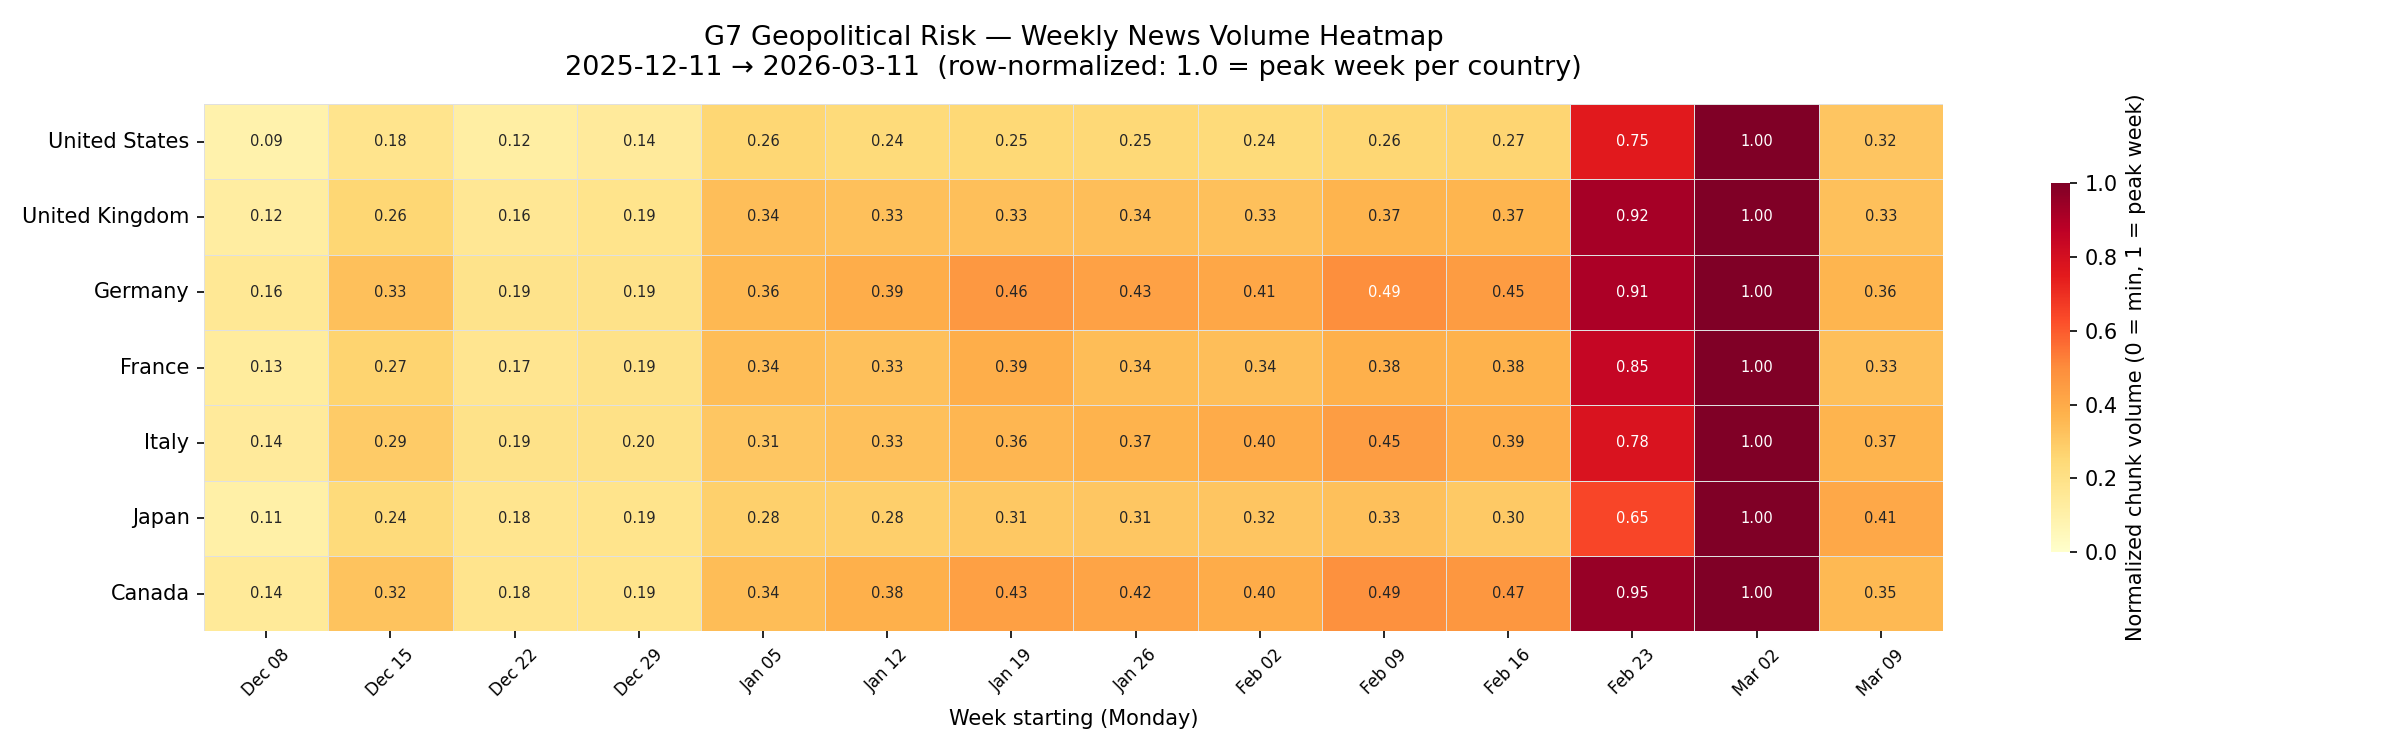

Source code (Python):
# Requirements: pip install requests matplotlib seaborn pandas numpy
"""
G7 Geopolitical Risk Heatmap
-----------------------------
1. Calls the Volume API for each G7 country with a descriptive query over the
   last 90 days (parallel requests).
2. Aggregates daily counts into Monday-anchored weekly buckets.
3. Builds a country × week matrix, normalized row-wise (each country peaks at 1).
4. Renders a seaborn heatmap → geopolitical_heatmap.png
"""

import os
from collections import defaultdict
from concurrent.futures import ThreadPoolExecutor, as_completed
from datetime import date, timedelta, datetime

import matplotlib.pyplot as plt
import numpy as np
import pandas as pd
import requests
import seaborn as sns

API_KEY = os.environ["BIGDATA_API_KEY"]
BASE_URL = "https://api.bigdata.com"
HEADERS = {"X-API-KEY": API_KEY, "Content-Type": "application/json"}

END_DATE = date.today()
START_DATE = END_DATE - timedelta(days=90)
START_TS = f"{START_DATE.isoformat()}T00:00:00Z"
END_TS = f"{END_DATE.isoformat()}T23:59:59Z"

# Descriptive phrases per country — richer queries produce stronger
# semantic matches because embeddings are computed at chunk level.
G7 = {
    "United States": (
        "geopolitical risk United States political tensions military conflict "
        "trade sanctions foreign policy US diplomacy"
    ),
    "United Kingdom": (
        "geopolitical risk United Kingdom political instability foreign policy "
        "UK diplomacy Brexit sanctions military"
    ),
    "Germany": (
        "geopolitical risk Germany political tensions European security "
        "German foreign policy NATO energy sanctions"
    ),
    "France": (
        "geopolitical risk France political instability foreign policy "
        "French military diplomacy NATO European defense"
    ),
    "Italy": (
        "geopolitical risk Italy political crisis European stability "
        "Italian government foreign policy Mediterranean"
    ),
    "Japan": (
        "geopolitical risk Japan regional tensions military security "
        "Japanese foreign policy China Taiwan Strait"
    ),
    "Canada": (
        "geopolitical risk Canada foreign policy North America political tensions "
        "Canadian diplomacy trade sanctions Arctic"
    ),
}


# ── 1. Fetch daily volume for one country query ───────────────────────────────

def fetch_volume(country: str, query_text: str) -> tuple[str, list[dict]]:
    body = {
        "query": {
            "text": query_text,
            "auto_enrich_filters": False,
            "filters": {
                "timestamp": {"start": START_TS, "end": END_TS},
            },
        }
    }
    resp = requests.post(f"{BASE_URL}/v1/search/volume", headers=HEADERS, json=body)
    resp.raise_for_status()
    volume = resp.json().get("results", {}).get("volume", [])
    # Normalise field name: API may return "date" or "day"
    for entry in volume:
        if "day" in entry and "date" not in entry:
            entry["date"] = entry["day"]
    return country, volume


# ── 2. Aggregate daily → weekly (Monday-anchored) ────────────────────────────

def to_weekly(volume: list[dict]) -> dict[date, int]:
    weekly: dict[date, int] = defaultdict(int)
    for entry in volume:
        d = datetime.strptime(entry["date"], "%Y-%m-%d").date()
        week_start = d - timedelta(days=d.weekday())
        weekly[week_start] += entry.get("chunks", 0)
    return dict(sorted(weekly.items()))


# ── 3. Build country × week DataFrame (row-normalized) ───────────────────────

def build_matrix(country_weekly: dict[str, dict[date, int]]) -> pd.DataFrame:
    # Union of all week keys
    all_weeks = sorted(
        {week for weekly in country_weekly.values() for week in weekly}
    )

    rows = {}
    for country, weekly in country_weekly.items():
        row = [weekly.get(w, 0) for w in all_weeks]
        max_val = max(row) if row else 0
        rows[country] = [v / max_val if max_val > 0 else 0.0 for v in row]

    col_labels = [w.strftime("%b %d") for w in all_weeks]
    return pd.DataFrame(rows, index=col_labels).T


# ── 4. Render heatmap ─────────────────────────────────────────────────────────

def plot(df: pd.DataFrame) -> None:
    fig, ax = plt.subplots(figsize=(16, 5))

    sns.heatmap(
        df,
        ax=ax,
        cmap="YlOrRd",
        vmin=0.0,
        vmax=1.0,
        linewidths=0.4,
        linecolor="#e0e0e0",
        annot=True,
        fmt=".2f",
        annot_kws={"size": 7},
        cbar_kws={"label": "Normalized chunk volume (0 = min, 1 = peak week)", "shrink": 0.7},
    )

    ax.set_title(
        f"G7 Geopolitical Risk — Weekly News Volume Heatmap\n"
        f"{START_DATE} → {END_DATE}  (row-normalized: 1.0 = peak week per country)",
        fontsize=13,
        pad=14,
    )
    ax.set_xlabel("Week starting (Monday)", fontsize=10)
    ax.set_ylabel("")
    ax.tick_params(axis="x", labelsize=8, rotation=45)
    ax.tick_params(axis="y", labelsize=10, rotation=0)

    plt.tight_layout()
    plt.savefig("geopolitical_heatmap.png", dpi=150)
    print("\nHeatmap saved → geopolitical_heatmap.png")
    plt.show()


# ── Main ──────────────────────────────────────────────────────────────────────

def main() -> None:
    print(f"Window: {START_DATE} → {END_DATE}  ({len(G7)} countries)\n")

    # Fetch all countries in parallel
    country_weekly: dict[str, dict[date, int]] = {}
    with ThreadPoolExecutor(max_workers=len(G7)) as pool:
        futures = {
            pool.submit(fetch_volume, country, query): country
            for country, query in G7.items()
        }
        for future in as_completed(futures):
            country, volume = future.result()
            weekly = to_weekly(volume)
            total = sum(weekly.values())
            peak = max(weekly.values(), default=0)
            print(
                f"  {country:<16}  {len(weekly)} weeks  |  "
                f"total chunks: {total:,}  |  peak week: {peak:,}"
            )
            country_weekly[country] = weekly

    # Preserve G7 dict order in the matrix rows
    country_weekly_ordered = {c: country_weekly[c] for c in G7 if c in country_weekly}

    print("\nBuilding matrix and rendering heatmap...")
    df = build_matrix(country_weekly_ordered)
    print(df.to_string())

    plot(df)

    # Summary: hottest week per country
    print(f"\n{'Country':<18} {'Peak week':<14} {'Peak chunks':>12}")
    print("─" * 46)
    for country, weekly in country_weekly_ordered.items():
        if not weekly:
            continue
        peak_week = max(weekly, key=weekly.get)
        print(f"  {country:<16} {str(peak_week):<14} {weekly[peak_week]:>12,}")


if __name__ == "__main__":
    main()
